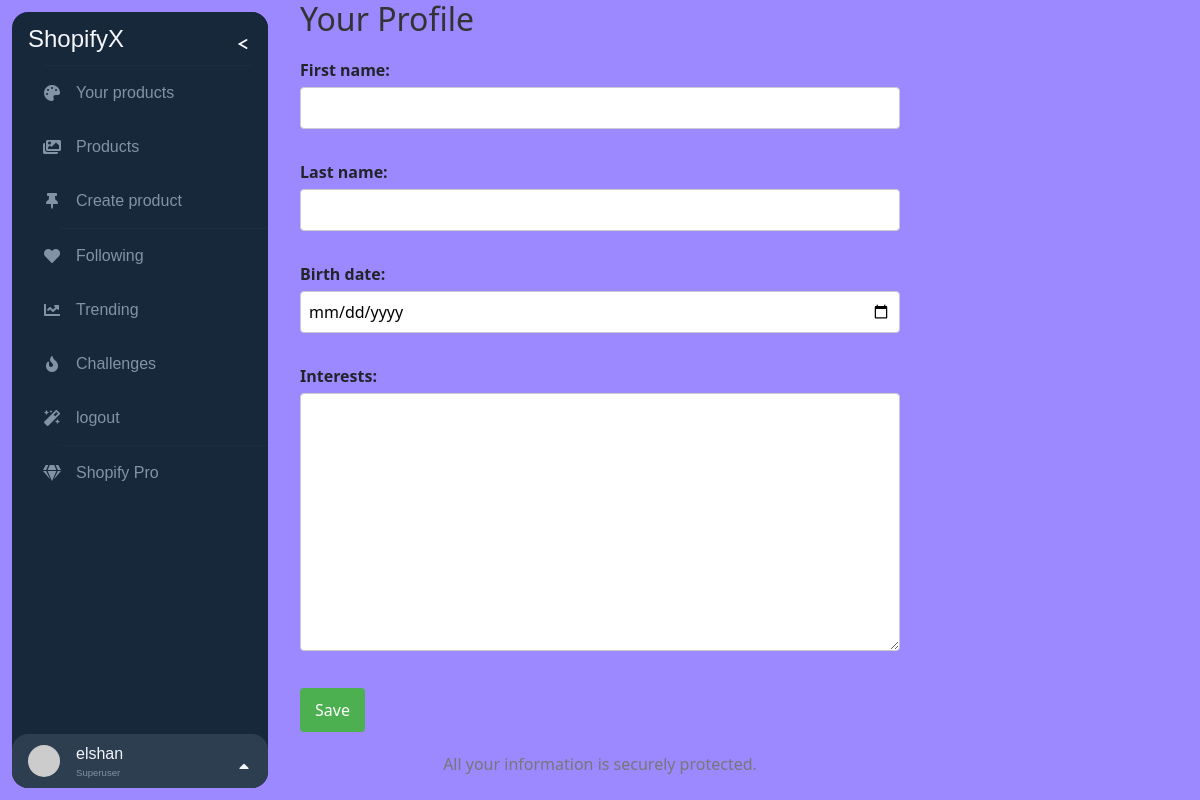
/profile/ (signed in), run on an earlier commit of the app's database.
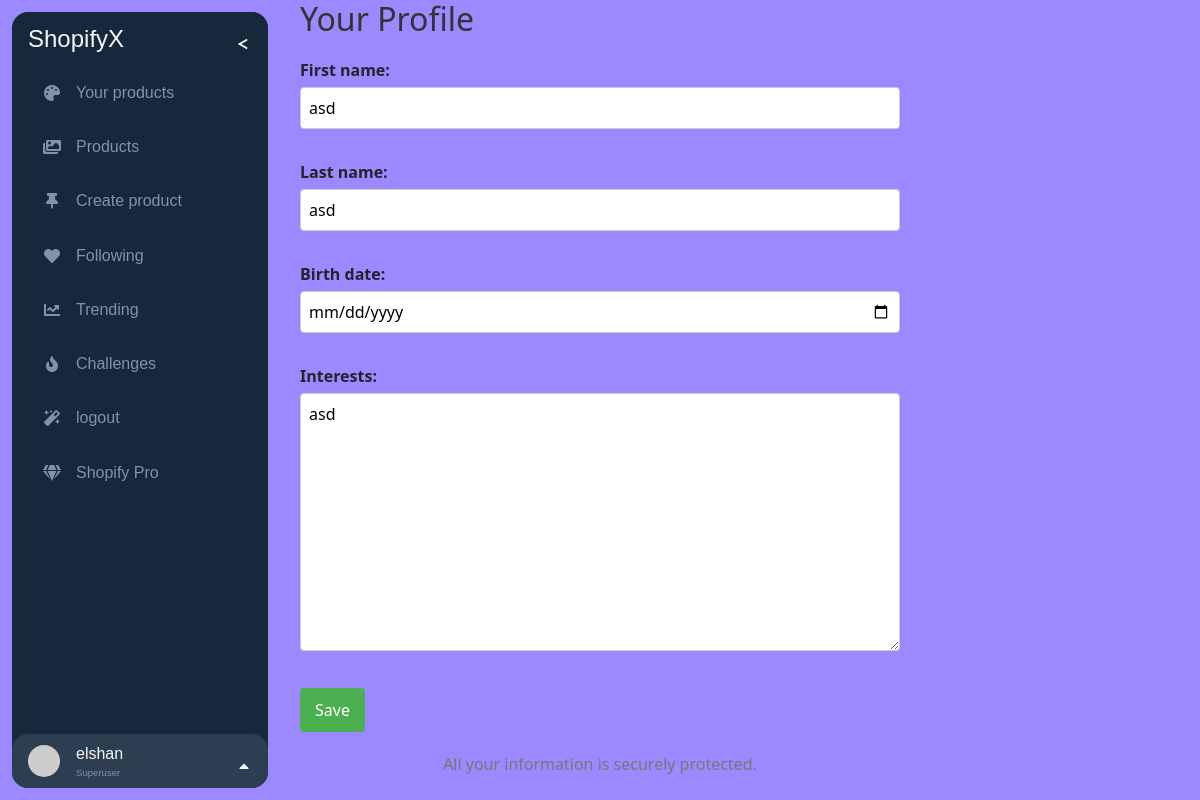
And on a later commit of the database.
### Profile/models.py (models this page shows, shortened)
class UserProfile(models.Model):
    user = models.OneToOneField(User, on_delete=models.CASCADE)
    first_name = models.CharField(max_length=50)
    last_name = models.CharField(max_length=50)
    birth_date = models.DateField(null=True, blank=True)
    interests = models.TextField(max_length=100)

### Profile/views.py (the view)
# urls.py: path('', profile, name='profiles'),
@login_required
def profile(request):
    user_profile, created = UserProfile.objects.get_or_create(user=request.user)
    if request.method == 'POST':
        form = UserProfileForm(request.POST, instance=user_profile)
        if form.is_valid():
            form.save()
            return redirect('profile')
    else:
        form = UserProfileForm(instance=user_profile)
        user_status = {
        'is_active': request.user.is_active,
        'is_staff': request.user.is_staff,
        'is_superuser': request.user.is_superuser,
        'username': request.user.username,
        }
        context = {
            'form': form,
            'user_status': user_status,
        }
    return render(request, 'profile/profile.html', context)

### Profile/forms.py
class UserProfileForm(forms.ModelForm):
    class Meta:
        model = UserProfile
        fields = ['first_name', 'last_name', 'birth_date', 'interests']
        widgets = {
            'birth_date': forms.DateInput(attrs={'type': 'date'}),
        }

### Profile/templates/profile/profile.html (shortened to what this page needs)
{% extends 'main/base.html' %}
{% block content %}
  <div class="profile-container">
    <h2>Your Profile</h2>
    <form method="post" class="profile-form">
      {{ form.as_p }}
      <button type="submit" class="save-button">Save</button>
    </form>
    <div class="security-info">
      <p>All your information is securely protected.</p>
    </div>
  </div>
{% endblock %}

What changed in the data, as far as the page shows it:
changed UserProfile: first_name (not shown) → "asd"; last_name (not shown) → "asd"; interests (not shown) → "asd"
